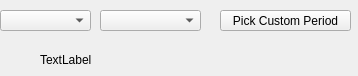
<?xml version="1.0" encoding="UTF-8"?>
<ui version="4.0">
 <class>PickPeriodWidget</class>
 <widget class="QWidget" name="PickPeriodWidget">
  <property name="geometry">
   <rect>
    <x>0</x>
    <y>0</y>
    <width>358</width>
    <height>76</height>
   </rect>
  </property>
  <property name="windowTitle">
   <string>Form</string>
  </property>
  <widget class="QPushButton" name="btnPickPeriod">
   <property name="geometry">
    <rect>
     <x>220</x>
     <y>10</y>
     <width>131</width>
     <height>21</height>
    </rect>
   </property>
   <property name="text">
    <string>Pick Custom Period</string>
   </property>
  </widget>
  <widget class="QComboBox" name="cbxMonth">
   <property name="geometry">
    <rect>
     <x>100</x>
     <y>10</y>
     <width>101</width>
     <height>21</height>
    </rect>
   </property>
  </widget>
  <widget class="QComboBox" name="cbxYear">
   <property name="geometry">
    <rect>
     <x>0</x>
     <y>10</y>
     <width>91</width>
     <height>21</height>
    </rect>
   </property>
  </widget>
  <widget class="QLabel" name="labelSelectionHint">
   <property name="geometry">
    <rect>
     <x>40</x>
     <y>50</y>
     <width>251</width>
     <height>20</height>
    </rect>
   </property>
   <property name="text">
    <string>TextLabel</string>
   </property>
  </widget>
 </widget>
 <resources/>
 <connections/>
</ui>
